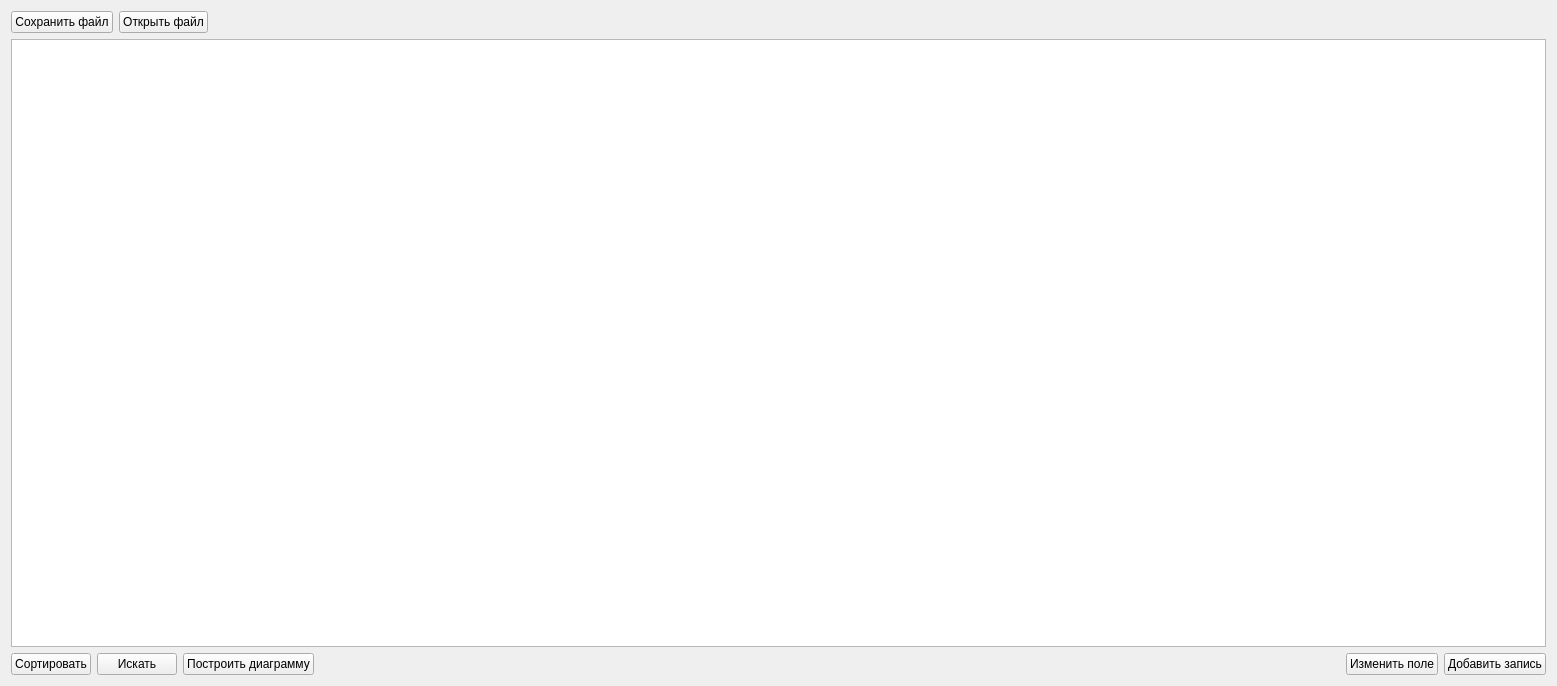
<?xml version="1.0" encoding="UTF-8"?>
<ui version="4.0">
 <class>Widget</class>
 <widget class="QWidget" name="Widget">
  <property name="geometry">
   <rect>
    <x>0</x>
    <y>0</y>
    <width>1557</width>
    <height>686</height>
   </rect>
  </property>
  <property name="windowTitle">
   <string>Widget</string>
  </property>
  <layout class="QVBoxLayout" name="verticalLayout">
   <item>
    <layout class="QHBoxLayout" name="horizontalLayout_2">
     <item>
      <widget class="QPushButton" name="saveFile">
       <property name="text">
        <string>Сохранить файл</string>
       </property>
      </widget>
     </item>
     <item>
      <widget class="QPushButton" name="openFile">
       <property name="text">
        <string>Открыть файл</string>
       </property>
      </widget>
     </item>
     <item>
      <spacer name="horizontalSpacer_2">
       <property name="orientation">
        <enum>Qt::Horizontal</enum>
       </property>
       <property name="sizeHint" stdset="0">
        <size>
         <width>40</width>
         <height>20</height>
        </size>
       </property>
      </spacer>
     </item>
    </layout>
   </item>
   <item>
    <widget class="QTableWidget" name="tableWidget"/>
   </item>
   <item>
    <layout class="QHBoxLayout" name="horizontalLayout">
     <item>
      <widget class="QPushButton" name="sortTable">
       <property name="text">
        <string>Сортировать</string>
       </property>
      </widget>
     </item>
     <item>
      <widget class="QPushButton" name="searchField">
       <property name="text">
        <string>Искать</string>
       </property>
      </widget>
     </item>
     <item>
      <widget class="QPushButton" name="createChart">
       <property name="text">
        <string>Построить диаграмму</string>
       </property>
      </widget>
     </item>
     <item>
      <spacer name="horizontalSpacer">
       <property name="orientation">
        <enum>Qt::Horizontal</enum>
       </property>
       <property name="sizeHint" stdset="0">
        <size>
         <width>40</width>
         <height>20</height>
        </size>
       </property>
      </spacer>
     </item>
     <item>
      <widget class="QPushButton" name="editField">
       <property name="text">
        <string>Изменить поле</string>
       </property>
      </widget>
     </item>
     <item>
      <widget class="QPushButton" name="addRecord">
       <property name="text">
        <string>Добавить запись</string>
       </property>
      </widget>
     </item>
    </layout>
   </item>
  </layout>
 </widget>
 <resources/>
 <connections/>
</ui>
